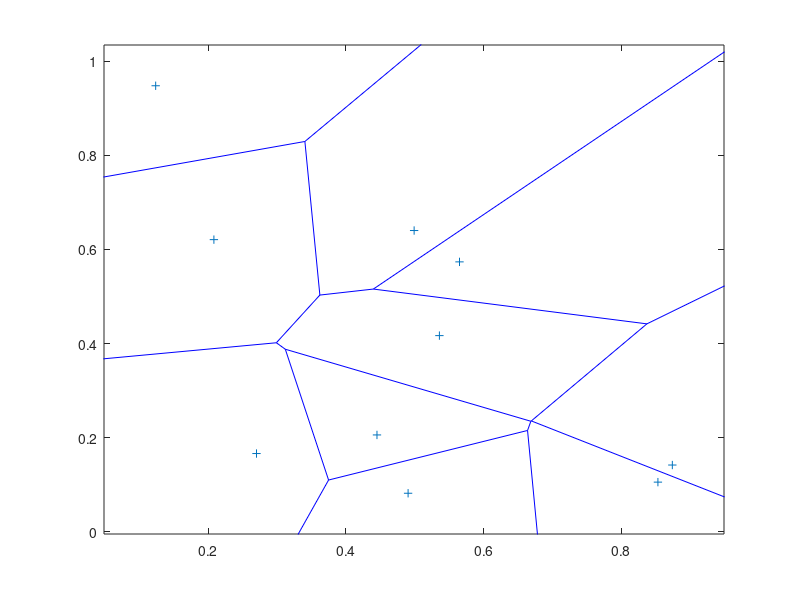
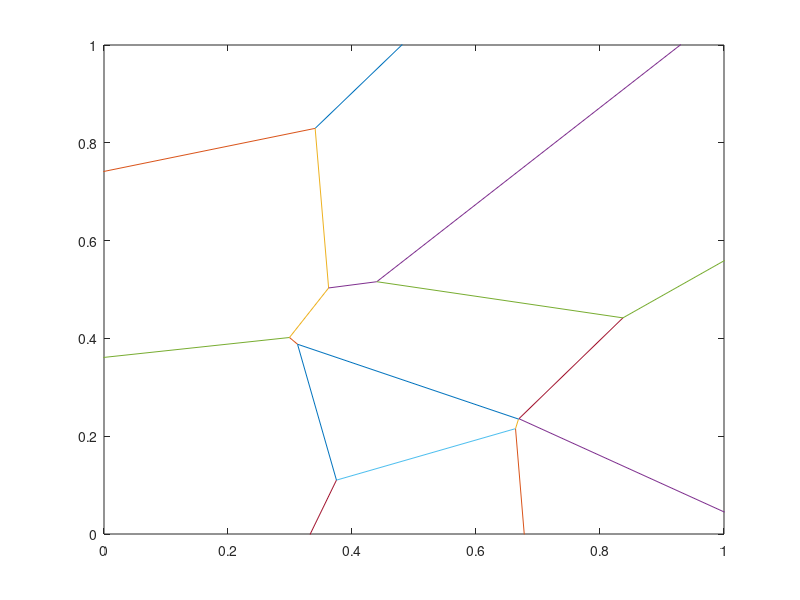

The MATLAB source for these figures, in order: (Note: this script raises an error after producing the figures.)
x =[0.499116013482590,0.535801055751113,0.445183165296042,0.123932277598070,0.490357293468018,0.852998155340816,0.873927405861733,0.270294332292698,0.208461358751314,0.564979570738201];
y = [0.640311825162758,0.417028951642886,0.205975515532243,0.947933121293169,0.0820712070977259,0.105709426581721,0.142041121903998,0.166460440876421,0.620958643935308,0.573709764841198];
% make input array of points that need to be determined if they are in the
% area or not 
plot(x,y,'.')
axis([0 1 0 1])

voronoi(x,y)
[a,b] = voronoi(x,y);
figure()
plot(a,b)
axis([0 1 0 1])
%a=a';
%b=b';
%a = [a(:,1); a(:,2)];
%b = [b(:,1); b(:,2)];
% points = [a b];
% points = unique(points, 'rows');
% dt = delaunay(points(:,1), points(:,2));
% triplot(dt,points(:,1),points(:,2))
% axis([0 1 0 1])


%need to make shapes
%can use delaunytriangulation, but we need to extract unique points out of
%the arrays
%can also construct an adjacency matrix from the sides

dt = delaunayTriangulation(x(:),y(:));
[a,b] = voronoiDiagram(dt);


for index = 1:10
    %excludes infinite points
    logic = isfinite(a(b{index},:));
    points = b{index};
    poly1 = a(points(logic(:,1)),:);
    
    area = polyshape(poly1(:,1), poly1(:,2));
    figure()
    plot(area)
    %issue right now is that for unbounded cases, polygons cannot be
    %created for them
    %need to find a way to add boundary points into the sides created by
    %the voronoiDiagram function
end
